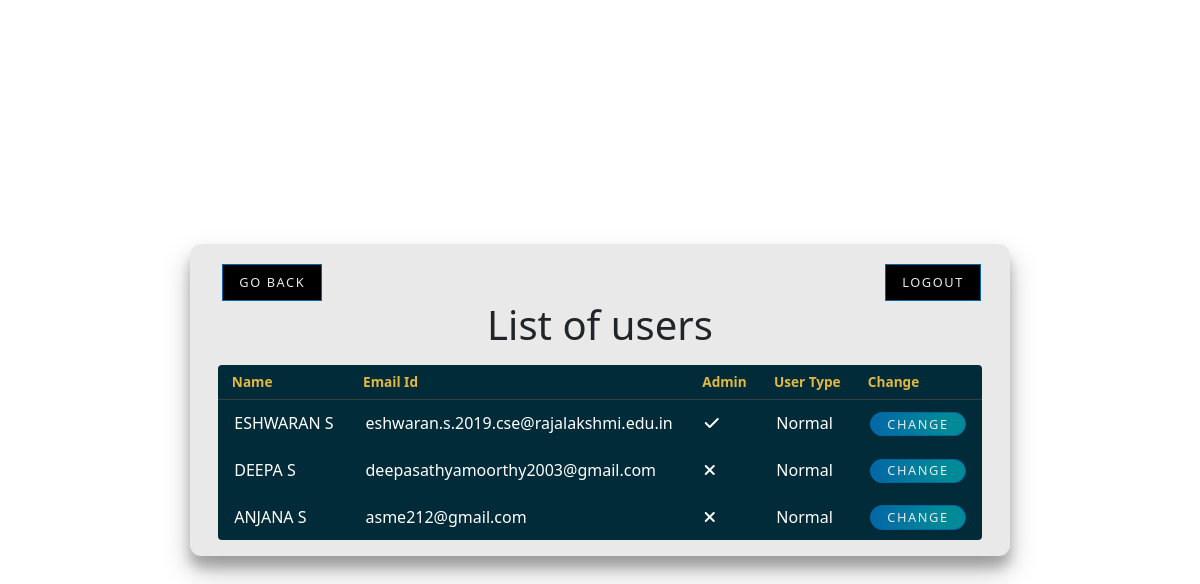
The page /users_details on the database as committed earlier.
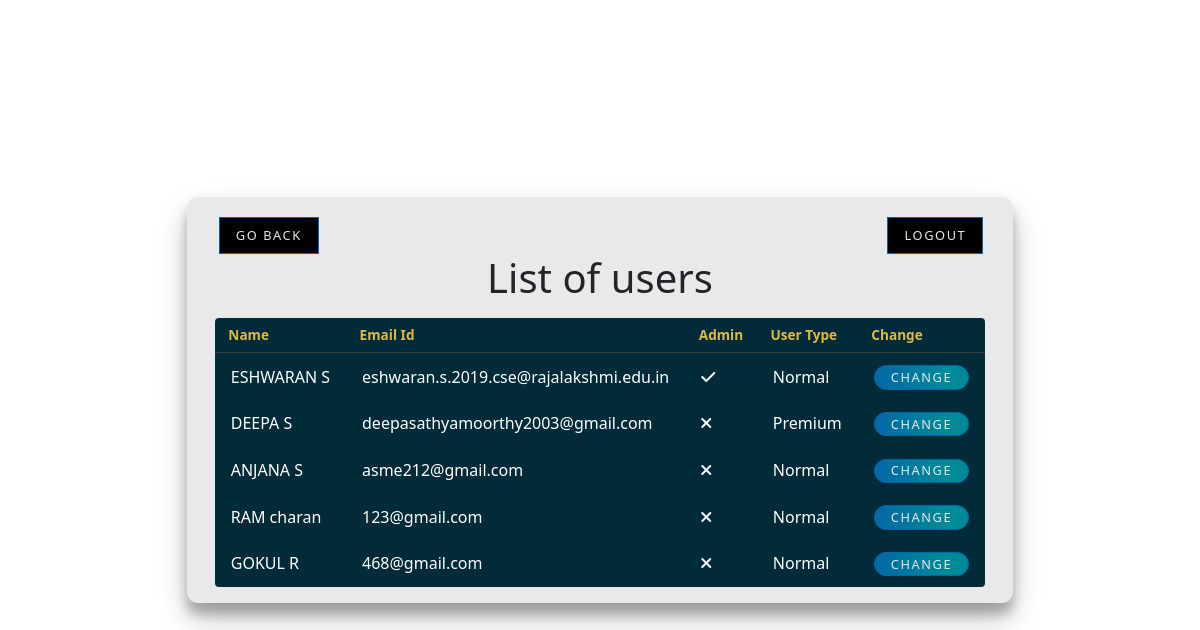
The same page on the database as committed later.
### dj_react/models.py (models this page shows)
class user(models.Model):
    email_id = models.EmailField(max_length=55,primary_key=True)
    name = models.CharField(max_length=55)
    password = models.CharField(max_length=1000)
    admin = models.BooleanField(default=False)
    premium = models.BooleanField(default=False)
    normal = models.BooleanField(default=False)

### dj_react/views.py (the view)
# urls.py: path('users_details',views.user_details,name='user_details'),
def user_details(request):
    obj = user.objects.all()
    return render(request,'listofusers.html',{"users":obj})

### templates/listofusers.html (shortened to what this page needs)
{% load static %}
<!DOCTYPE html>
<html lang="en" >
<head>
  <link rel="stylesheet" href="https://cdn.jsdelivr.net/npm/bootstrap@5.1.3/dist/css/bootstrap.min.css">
  <link rel="stylesheet" href="https://cdnjs.cloudflare.com/ajax/libs/normalize/5.0.0/normalize.min.css">
	<link rel="stylesheet" href="https://cdnjs.cloudflare.com/ajax/libs/font-awesome/6.0.0-beta2/css/all.min.css" />
<link rel="stylesheet" href="{% static 'css/style1.css'%}">
</head>
<body>
<div class="container right-panel-active">
	<div class="container__form container--signin" style="">
          <div class="row">
            <div class="col-3">
              <form action="sigin_redirect">
              <input type="submit" value="Go Back" class="btn" style="padding: 0.5rem 1rem;font-weight:10;margin-left:20px;margin-top:20px;border-radius:0px;background-color:black !important;background-image:none"></form>
            </div>
            <div class="col-7"></div>
            <div class="col-2">
              <form action="/logout" method="post">
                <input type="submit" name='logout' value="Logout" class="btn" style="padding: 0.5rem 1rem;font-weight:10;margin-top:20px;border-radius:0px;background-color:black !important;background-image:none">
              </form>
            </div>
          </div>
          <h1 style="text-align: center;" class="">List of users</h1>
        <table >
            <thead>
              <tr>
                <th>Name
                <th>Email Id
                <th>Admin
                <th>User Type
                <th>Change
            </thead>
            <tbody>
              {% for i in users %}
                <tr>
                  <form action="/change" method="post">
                    <td>{{i.name}}
                    <td>{{i.email_id}}
                    <td>{% if i.admin %}
                      <i class="fas fa-check"></i>
                      {% else %}
                      <i class="fas fa-times"></i>
                      {% endif %}
                    <td>{% if i.normal %}Normal<input type="hidden" name="type1" value="normal">{% else %}Premium<input type="hidden" name="type1" value="premium">{%endif%}
                    <td>
                      <input type="submit" name='premium' value="change" class="btn"  style="padding: 0.1rem 1rem;font-weight:10"></form>
                  </tr>
                  {% endfor %}
            </tbody>
          </table>
	</div>
</div>
</body>
</html>

### static/css/style1.css (style rules this page uses)
:root { --white: #e9e9e9; --gray: #333; --blue: #0367a6; --lightblue: #008997; --button-radius: 0.7rem; --max-width: fit-content; font-size: 16px; font-family: -apple-system, BlinkMacSystemFont, "Segoe UI", Roboto, Oxygen, Ubuntu, Cantarell, "Open Sans", "Helvetica Neue", sans-serif; }
body { align-items: center; background-color: var(--white); background: url("https://res.cloudinary.com/dci1eujqw/image/upload/v1616769558/Codepen/waldemar-brandt-aThdSdgx0YM-unsplash_cnq4sb.jpg"); background-attachment: fixed; background-position: center; background-repeat: no-repeat; background-size: cover; display: grid; height: 100vh; place-items: center; }
.container { background-color: var(--white); border-radius: var(--button-radius); box-shadow: 0 0.9rem 1.7rem rgba(0, 0, 0, 0.25), 0 0.7rem 0.7rem rgba(0, 0, 0, 0.22); height: var(--max-height); max-width: var(--max-width); overflow: hidden; position: relative; width: 100%; }
.container__form { height: 100%; top: 0; transition: all 0.6s ease-in-out; }
.btn { background-color: var(--blue); background-image: linear-gradient(90deg, var(--blue) 0%, var(--lightblue) 74%); border-radius: 20px; border: 1px solid var(--blue); color: var(--white); cursor: pointer; font-size: 0.8rem; font-weight: bold; letter-spacing: 0.1rem; padding: 0.9rem 4rem; text-transform: uppercase; transition: transform 80ms ease-in; }
table { background: #012B39; border-radius: 0.25em; border-collapse: collapse; margin: 1em; }
th { border-bottom: 1px solid #364043; color: #E2B842; font-size: 0.85em; font-weight: 600; padding: 0.5em 1em; text-align: left; }
td { color: #fff; font-weight: 400; padding: 0.65em 1em; }
tbody tr { transition: background 0.25s ease; }

Rows that differ between the two databases and show on the page:
changed user "DEEPA S": normal "Normal" → "Premium"
added user: name "RAM charan", email_id "123@gmail.com", admin False (drawn), normal "Normal"
added user: name "GOKUL R", email_id "468@gmail.com", admin False (drawn), normal "Normal"
